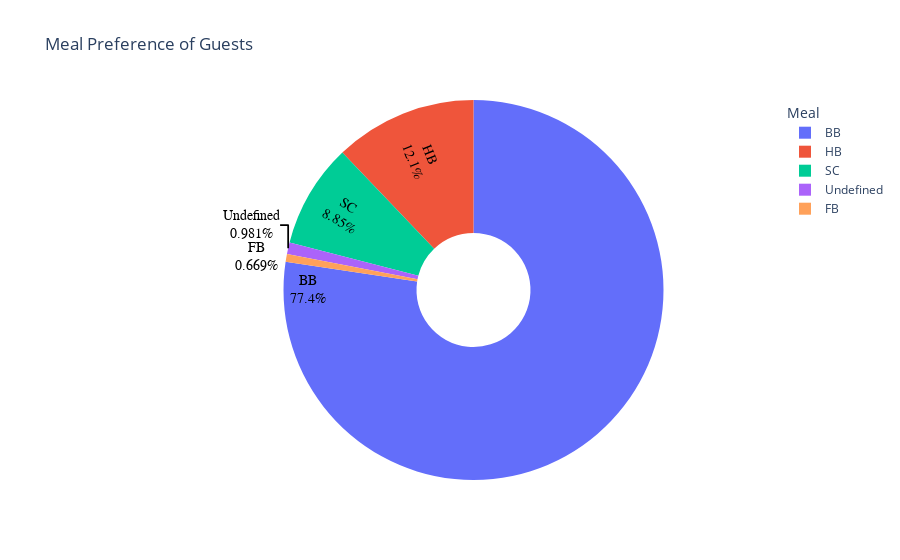

This figure's notebook cell:
### Code cell
fig = px.pie(data, names=data['meal'].value_counts().index, values=data['meal'].value_counts().values, hole=0.3,
            title='Meal Preference of Guests')

fig.update_traces(textposition='auto', textfont_color="black", textinfo='percent+label', insidetextorientation='radial',
                 textfont_size=14, textfont_family="Arial Black")

fig.update_layout(legend_title="Meal")

fig.show()

### Figure 1 — Plotly figure (JSON) as saved in the notebook; plotly's stock layout.template omitted (floating-point values rounded to 4 significant figures)
{"data": [{"domain": {"x": [0, 1], "y": [0, 1]}, "hole": 0.3, "hovertemplate": "label=%{label}<br>value=%{value}<extra></extra>", "insidetextorientation": "radial", "labels": ["BB", "HB", "SC", "Undefined", "FB"], "legendgroup": "", "name": "", "showlegend": true, "textfont": {"color": "black", "family": "Arial Black", "size": 14}, "textinfo": "percent+label", "textposition": "auto", "type": "pie", "values": [92236, 14458, 10549, 1169, 798]}], "layout": {"legend": {"title": {"text": "Meal"}, "tracegroupgap": 0}, "title": {"text": "Meal Preference of Guests"}}}
